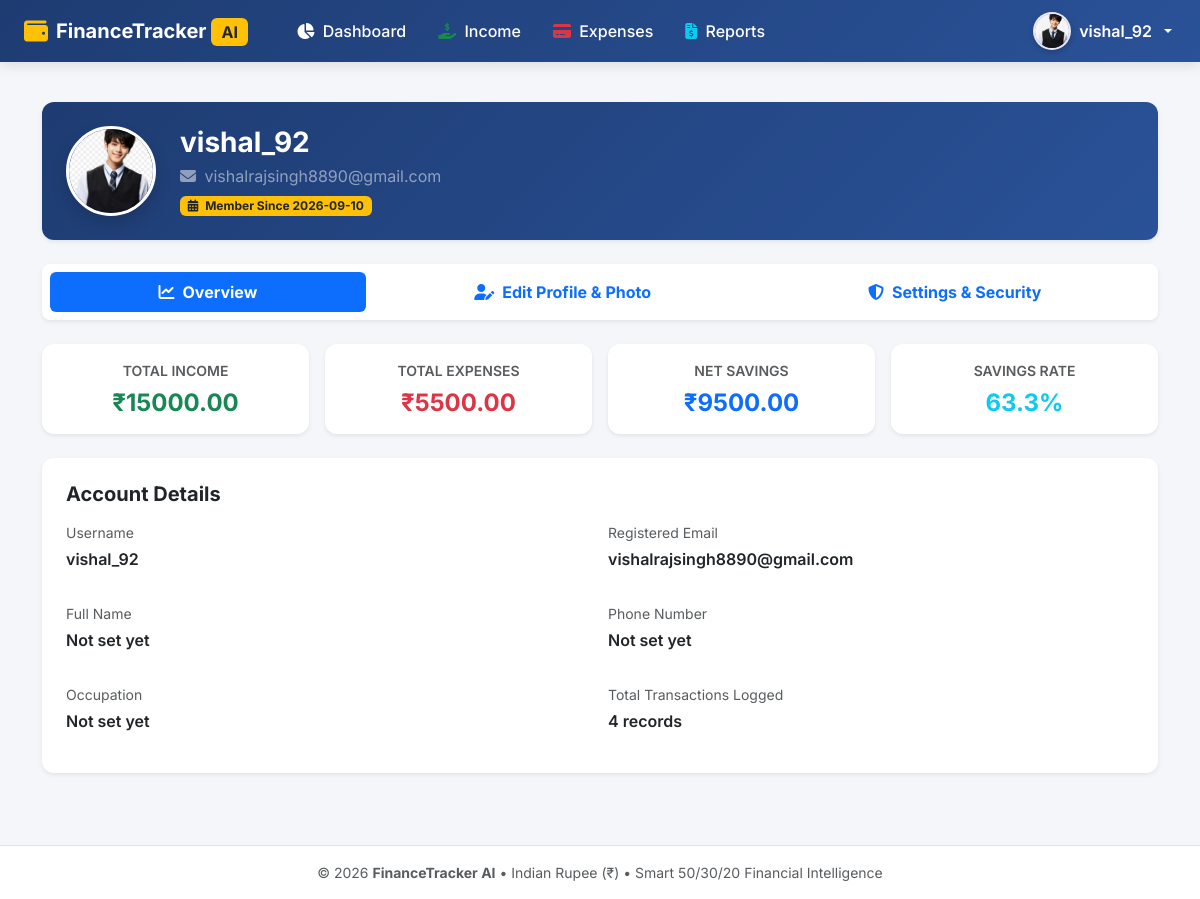
Screenshot of /profile (signed in) with the database file from the repository.
### tables this page shows
CREATE TABLE users (
                id INTEGER PRIMARY KEY AUTOINCREMENT,
                username TEXT UNIQUE NOT NULL,
                email TEXT UNIQUE NOT NULL,
                password_hash TEXT NOT NULL,
                monthly_budget REAL DEFAULT 0.0,
                created_at TIMESTAMP DEFAULT CURRENT_TIMESTAMP
            , full_name TEXT DEFAULT '', phone TEXT DEFAULT '', occupation TEXT DEFAULT '', profile_pic TEXT DEFAULT '');

### app.py (the view, shortened to what this page needs)
@app.route("/profile", methods=["GET", "POST"])
@login_required
def profile():
    user_id = session["user_id"]
    db = get_db()
    user = db.execute("SELECT * FROM users WHERE id = ?", (user_id,)).fetchone()
    inc_sum = db.execute("SELECT COALESCE(SUM(amount), 0) as total, COUNT(*) as count FROM income WHERE user_id = ?", (user_id,)).fetchone()
    exp_sum = db.execute("SELECT COALESCE(SUM(amount), 0) as total, COUNT(*) as count FROM expenses WHERE user_id = ?", (user_id,)).fetchone()
    total_income = float(inc_sum["total"]) if inc_sum else 0.0
    total_expenses = float(exp_sum["total"]) if exp_sum else 0.0
    total_savings = total_income - total_expenses
    total_transactions = (inc_sum["count"] if inc_sum else 0) + (exp_sum["count"] if exp_sum else 0)
    savings_rate = (total_savings / total_income * 100) if total_income > 0 else 0
    return render_template(
        "profile.html",
        user=user,
        total_income=total_income,
        total_expenses=total_expenses,
        total_savings=total_savings,
        savings_rate=round(savings_rate, 1),
        total_transactions=total_transactions
    )

### app.py (called while the page is built)
def get_db():
    if "db" not in g:
        g.db = sqlite3.connect(DATABASE)
        g.db.row_factory = sqlite3.Row
    return g.db

def login_required(f):
    @wraps(f)
    def decorated_function(*args, **kwargs):
        if "user_id" not in session:
            flash("Please log in to access this page.", "warning")
            return redirect(url_for("login"))
        db = get_db()
        user = db.execute("SELECT id FROM users WHERE id = ?", (session["user_id"],)).fetchone()
        if not user:
            session.clear()
            flash("Session expired. Please log in again.", "warning")
            return redirect(url_for("login"))
        return f(*args, **kwargs)
    return decorated_function

@app.context_processor
def inject_current_user():
    user_id = session.get("user_id")
    if user_id:
        try:
            db = get_db()
            user = db.execute("SELECT * FROM users WHERE id = ?", (user_id,)).fetchone()
            if user:
                return {"current_user": dict(user)}
        except Exception:
            pass
    return {"current_user": None}

### templates/profile.html (shortened to what this page needs)
{% extends "base.html" %}
{% block content %}
<div class="container py-4">
  <div class="card border-0 shadow-sm mb-4 p-4" style="background: linear-gradient(135deg, #1e3c72 0%, #2a5298 100%); color: white;">
    <div class="d-flex flex-column flex-md-row align-items-center gap-4">
      <div>
        {% if user.profile_pic %}
          <img src="{{ url_for('static', filename='uploads/' + user.profile_pic) }}" alt="Avatar" class="rounded-circle border border-3 border-white shadow" style="width: 90px; height: 90px; object-fit: cover;">
        {% else %}
          <div class="rounded-circle bg-warning text-dark fw-bold d-flex align-items-center justify-content-center border border-3 border-white shadow" style="width: 90px; height: 90px; font-size: 32px;">
            {{ (user.full_name[0] if user.full_name else user.username[0]) | upper }}
          </div>
        {% endif %}
      </div>
      <div class="text-center text-md-start flex-grow-1">
        <h3 class="fw-bold mb-1">{{ user.full_name if user.full_name else user.username }}</h3>
        <p class="mb-1 text-white-50"><i class="fas fa-envelope me-1"></i> {{ user.email }}</p>
        <div class="d-flex flex-wrap gap-2 justify-content-center justify-content-md-start mt-2">
          <span class="badge bg-warning text-dark"><i class="fas fa-calendar-alt me-1"></i> Member Since {{ user.created_at[:10] if user.created_at else '2026' }}</span>
        </div>
      </div>
    </div>
  </div>
  <ul class="nav nav-pills nav-fill bg-white p-2 rounded-3 shadow-sm mb-4" id="profileTabs" role="tablist">
    <li class="nav-item" role="presentation">
      <button class="nav-link active fw-bold py-2" id="overview-tab" data-bs-toggle="tab" data-bs-target="#overview" type="button" role="tab">
        <i class="fas fa-chart-line me-2"></i>Overview
      </button>
    </li>
    <li class="nav-item" role="presentation">
      <button class="nav-link fw-bold py-2" id="edit-tab" data-bs-toggle="tab" data-bs-target="#edit" type="button" role="tab">
        <i class="fas fa-user-edit me-2"></i>Edit Profile & Photo
      </button>
    </li>
    <li class="nav-item" role="presentation">
      <button class="nav-link fw-bold py-2" id="settings-tab" data-bs-toggle="tab" data-bs-target="#settings" type="button" role="tab">
        <i class="fas fa-shield-alt me-2"></i>Settings & Security
      </button>
    </li>
  </ul>
  <div class="tab-content" id="profileTabContent">
    <div class="tab-pane fade show active" id="overview" role="tabpanel">
      <div class="row g-3 mb-4">
        <div class="col-sm-6 col-lg-3">
          <div class="card border-0 p-3 shadow-sm text-center">
            <span class="text-muted small text-uppercase fw-semibold">Total Income</span>
            <h4 class="fw-bold text-success mt-2 mb-0">₹{{ "%.2f"|format(total_income) }}</h4>
          </div>
        </div>
        <div class="col-sm-6 col-lg-3">
          <div class="card border-0 p-3 shadow-sm text-center">
            <span class="text-muted small text-uppercase fw-semibold">Total Expenses</span>
            <h4 class="fw-bold text-danger mt-2 mb-0">₹{{ "%.2f"|format(total_expenses) }}</h4>
          </div>
        </div>
        <div class="col-sm-6 col-lg-3">
          <div class="card border-0 p-3 shadow-sm text-center">
            <span class="text-muted small text-uppercase fw-semibold">Net Savings</span>
            <h4 class="fw-bold text-primary mt-2 mb-0">₹{{ "%.2f"|format(total_savings) }}</h4>
          </div>
        </div>
        <div class="col-sm-6 col-lg-3">
          <div class="card border-0 p-3 shadow-sm text-center">
            <span class="text-muted small text-uppercase fw-semibold">Savings Rate</span>
            <h4 class="fw-bold text-info mt-2 mb-0">{{ savings_rate }}%</h4>
          </div>
        </div>
      </div>
      <div class="card border-0 shadow-sm p-4">
        <h5 class="fw-bold mb-3">Account Details</h5>
        <div class="row g-3">
          <div class="col-md-6">
            <p class="mb-1 text-muted small">Username</p>
            <p class="fw-semibold">{{ user.username }}</p>
          </div>
          <div class="col-md-6">
            <p class="mb-1 text-muted small">Registered Email</p>
            <p class="fw-semibold">{{ user.email }}</p>
          </div>
          <div class="col-md-6">
            <p class="mb-1 text-muted small">Full Name</p>
            <p class="fw-semibold">{{ user.full_name or 'Not set yet' }}</p>
          </div>
          <div class="col-md-6">
            <p class="mb-1 text-muted small">Phone Number</p>
            <p class="fw-semibold">{{ user.phone or 'Not set yet' }}</p>
          </div>
          <div class="col-md-6">
            <p class="mb-1 text-muted small">Occupation</p>
            <p class="fw-semibold">{{ user.occupation or 'Not set yet' }}</p>
          </div>
          <div class="col-md-6">
            <p class="mb-1 text-muted small">Total Transactions Logged</p>
            <p class="fw-semibold">{{ total_transactions }} records</p>
          </div>
        </div>
      </div>
    </div>
  </div>
</div>
{% endblock %}

### templates/base.html (shortened to what this page needs)
<!DOCTYPE html>
<html lang="en">
<head>
  <link href="https://cdn.jsdelivr.net/npm/bootstrap@5.3.3/dist/css/bootstrap.min.css" rel="stylesheet">
  <link href="https://cdnjs.cloudflare.com/ajax/libs/font-awesome/6.5.1/css/all.min.css" rel="stylesheet">
</head>
<body class="d-flex flex-column min-vh-100">
  <nav class="navbar navbar-expand-lg navbar-dark navbar-custom py-2 sticky-top">
    <div class="container-fluid px-lg-4">
      <a class="navbar-brand fw-bold d-flex align-items-center gap-2" href="{{ url_for('dashboard') if current_user else url_for('login') }}">
        <i class="fas fa-wallet text-warning fs-4"></i>
        <span>FinanceTracker <span class="badge bg-warning text-dark fs-6">AI</span></span>
      </a>
      <div class="collapse navbar-collapse" id="navbarMain">
        {% if current_user %}
        <ul class="navbar-nav me-auto mb-2 mb-lg-0 ms-lg-3">
          <li class="nav-item">
            <a class="nav-link text-white px-3" href="{{ url_for('dashboard') }}">
              <i class="fas fa-chart-pie me-1"></i> Dashboard
            </a>
          </li>
          <li class="nav-item">
            <a class="nav-link text-white px-3" href="{{ url_for('income') }}">
              <i class="fas fa-hand-holding-usd me-1 text-success"></i> Income
            </a>
          </li>
          <li class="nav-item">
            <a class="nav-link text-white px-3" href="{{ url_for('expense') }}">
              <i class="fas fa-credit-card me-1 text-danger"></i> Expenses
            </a>
          </li>
          <li class="nav-item">
            <a class="nav-link text-white px-3" href="{{ url_for('reports') }}">
              <i class="fas fa-file-invoice-dollar me-1 text-info"></i> Reports
            </a>
          </li>
        </ul>
        <ul class="navbar-nav ms-auto align-items-center">
          <li class="nav-item dropdown">
            <a class="nav-link dropdown-toggle d-flex align-items-center gap-2 text-white p-1" href="#" id="userMenuDropdown" role="button" data-bs-toggle="dropdown" aria-expanded="false">
              {% if current_user.profile_pic %}
                <img src="{{ url_for('static', filename='uploads/' + current_user.profile_pic) }}" alt="Profile" class="avatar-circle">
              {% else %}
                <div class="avatar-circle">
                  {{ (current_user.full_name[0] if current_user.full_name else current_user.username[0]) | upper }}
                </div>
              {% endif %}
              <span class="d-none d-md-inline fw-semibold">
                {{ current_user.full_name if current_user.full_name else current_user.username }}
              </span>
            </a>
          </li>
        </ul>
        {% endif %}
      </div>
    </div>
  </nav>
  <main class="flex-grow-1">
    {% block content %}{% endblock %}
  </main>
  <footer class="bg-white border-top py-3 mt-5 text-center text-muted small">
    <div class="container">
      &copy; 2026 <strong>FinanceTracker AI</strong> &bull; Indian Rupee (₹) &bull; Smart 50/30/20 Financial Intelligence
    </div>
  </footer>
</body>
</html>

### templates/base.html (style rules this page uses)
body { font-family: 'Inter', sans-serif; background-color: #f4f6f9; color: #2c3e50; }
.navbar-custom { background: linear-gradient(135deg, #1e3c72 0%, #2a5298 100%); box-shadow: 0 4px 12px rgba(0, 0, 0, 0.1); }
.nav-link { font-weight: 500; transition: all 0.2s ease; }
.avatar-circle { width: 38px; height: 38px; border-radius: 50%; object-fit: cover; border: 2px solid rgba(255, 255, 255, 0.85); background: linear-gradient(135deg, #667eea 0%, #764ba2 100%); color: #fff; display: inline-flex; align-items: center; justify-content: center; font-weight: 700; font-size: 15px; box-shadow: 0 2px 6px rgba(0, 0, 0, 0.2); }
.card { border: none; border-radius: 12px; box-shadow: 0 4px 15px rgba(0,0,0,0.05); }

### rows the page displays
users: profile_pic (picture), full_name+username "vishal_92", email "vishalrajsingh8890@gmail.com", created_at "2026-09-10", username "vishal_92", full_name "Not set yet", phone "Not set yet", occupation "Not set yet"

### other values shown
{{ "%.2f"|format(total_income) }} "15000.00"
{{ "%.2f"|format(total_expenses) }} "5500.00"
{{ "%.2f"|format(total_savings) }} "9500.00"
{{ savings_rate }} "63.3"
{{ total_transactions }} "4"
